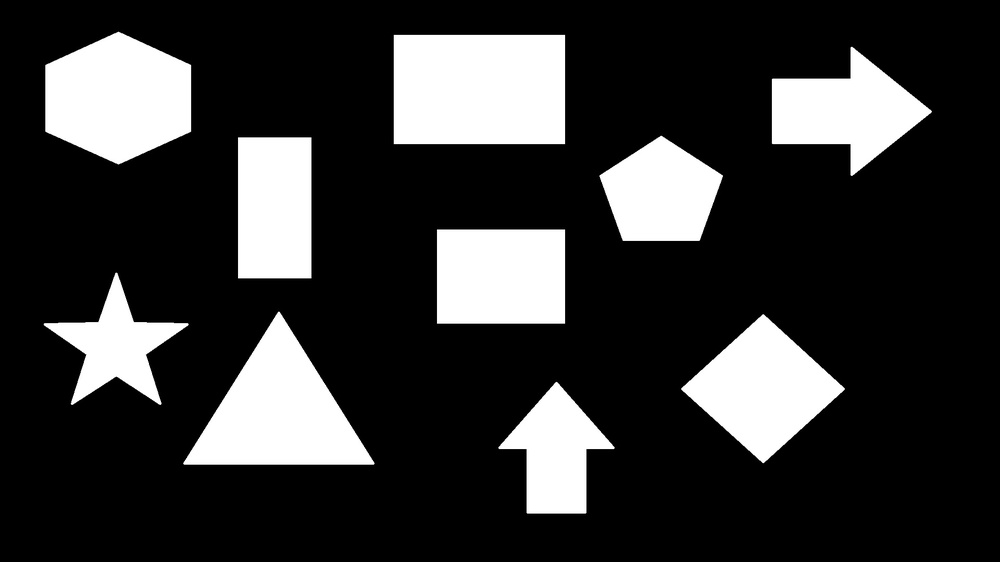
#> input picture step_4/step6/finding_shapes/src/shapes.jpg, 1000 x 562 px, shrunk from 1920 x 1080 before the run
$ python find_shapes.py --image src/shapes.jpg
#> lines starting #> are read from the running program, lines starting #| are printed output that depends on the picture; after the words box and inside, x2 and y2 are one past the last pixel; in counts of white or black regions, pixels touching at a corner belong together
# cd desktop/pyimagesearch/step_4/finding_shapes
# shapes.jpg yanlış resim kod istediğimiz gibi çalışmıyor.
# import the necessary packages
import numpy as np
import argparse
import imutils
import cv2

# construct the argument parse and parse the arguments
ap = argparse.ArgumentParser()
ap.add_argument("-i", "--image", help = "path to the image file")
args = vars(ap.parse_args())

# load the image
image = cv2.imread(args["image"])
#> image is the input picture: shape (562, 1000, 3); min 0, max 255, mean 53.2

# find all the 'black' shapes in the image
# resimdeki siyah renkli şekilleri buluyoruz.
lower = np.array([0, 0, 0])
upper = np.array([15, 15, 15])
shapeMask = cv2.inRange(image, lower, upper)
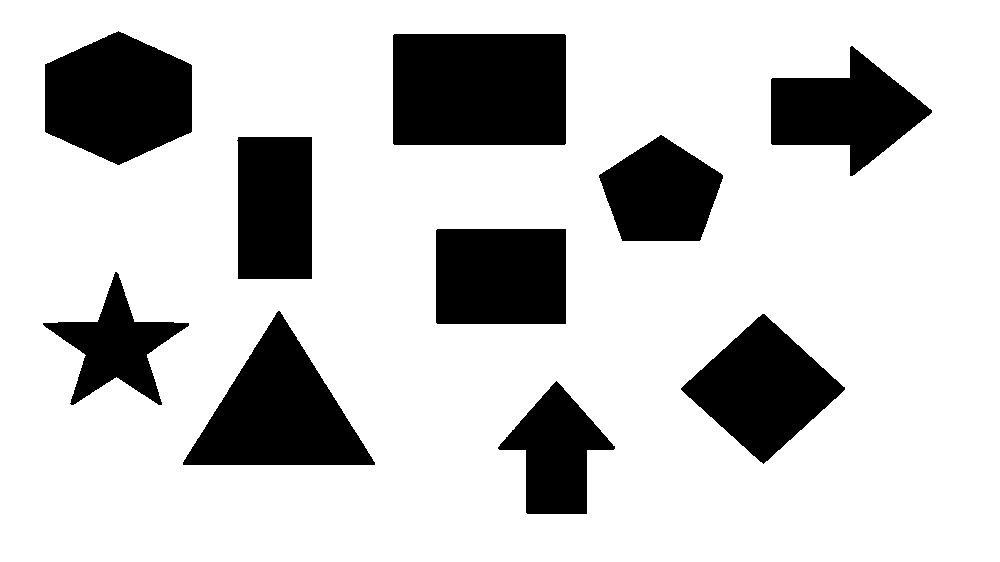
#> shapeMask: shape (562, 1000); 78.7% white; 10 black regions

# find the contours in the mask
# maske içindeki konturları buluyoruz.
cnts = cv2.findContours(shapeMask.copy(), cv2.RETR_EXTERNAL,
	cv2.CHAIN_APPROX_SIMPLE)
#> cnts = 1 contour; box (x1, y1, x2, y2) and area: (0, 0, 1000, 562) 560439
cnts = imutils.grab_contours(cnts)
#> cnts = [[[0, 0], [0, 561], [999, 561], [999, 0]]]

print("I found {} black shapes".format(len(cnts)))
#| I found 1 black shapes
cv2.imshow("Mask", shapeMask)

# loop over the contours
for c in cnts:
	# draw the contour and show it
	cv2.drawContours(image, [c], -1, (0, 255, 0), 2)
	cv2.imshow("Image", image)
	cv2.waitKey(0)
#> this loop made 1 pass
#> c on pass 1: [[0, 0], [0, 561], [999, 561], [999, 0]]
#> pass 1, `cv2.imshow("Image", image)`:
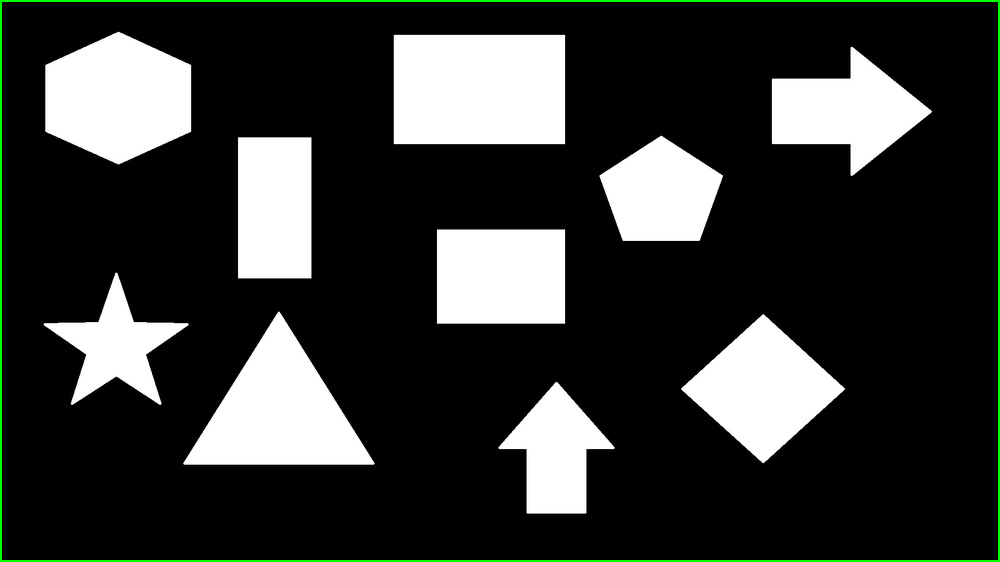
#> window 'Image': shape (562, 1000, 3); mean B, G, R 53.2, 56.1, 53.2
